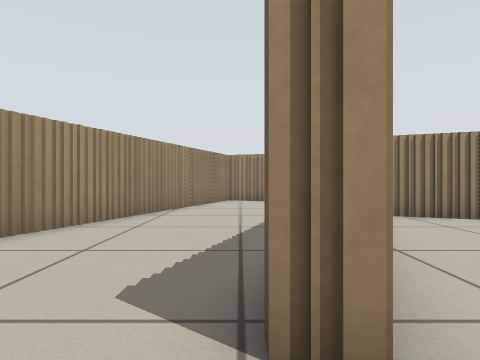
view 1 (above)

15 first-person views from a walk through a world built for the Player/Stage simulator. The camera is 0.45 m above the floor, looks level and sees 75° across. The lines on the ground mark 1 m squares. The floor is counted in squares, 0.5 m on a side. Each view is taken from the middle of a square. On the plan, view 1 faces up. The plan holds only what a view shows up to about 11 squares ahead; the rest is blank. The place goes on beyond the plan. The robots in the file are not drawn.

view 2
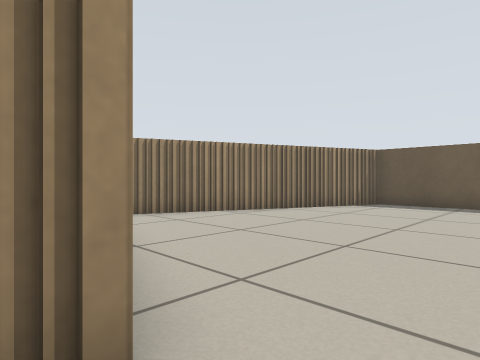

view 3
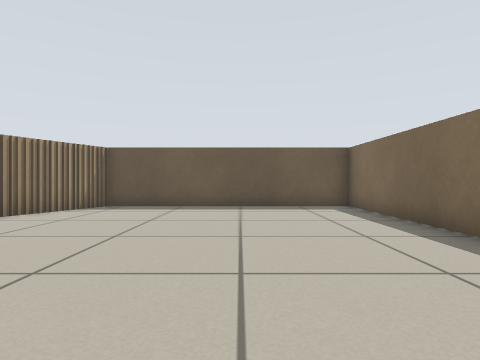

view 4
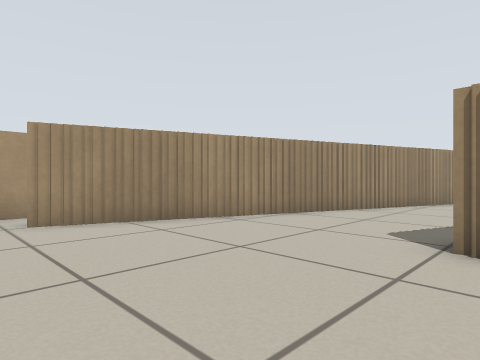

view 5
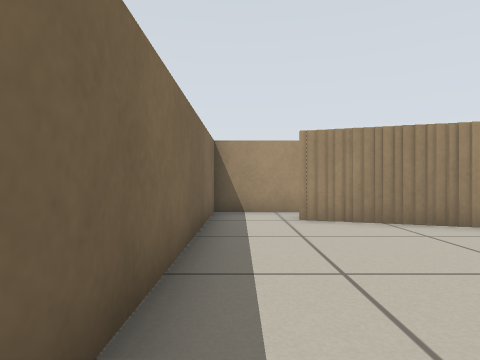

view 6
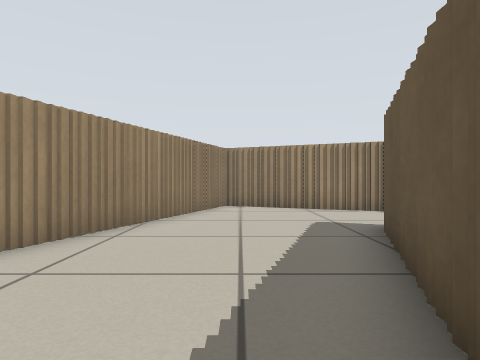

view 7
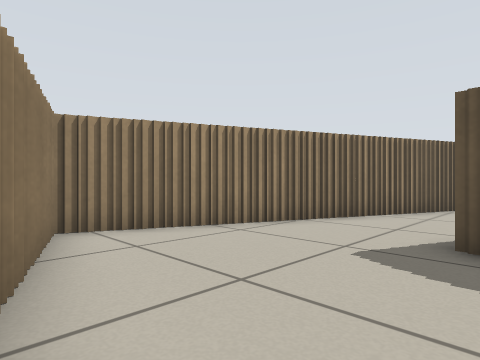

view 8
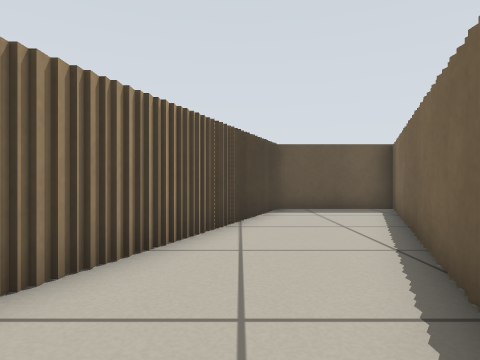

view 9
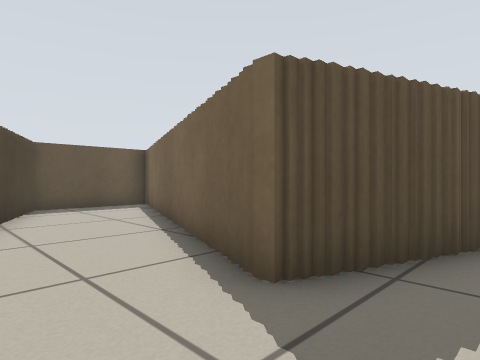

view 10
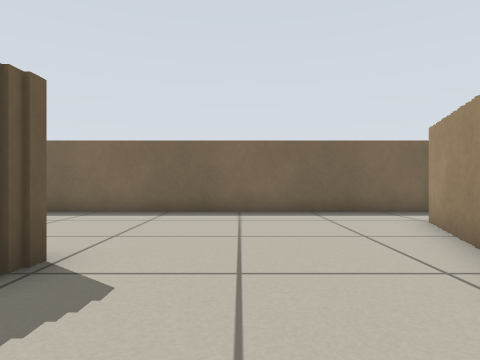

view 11
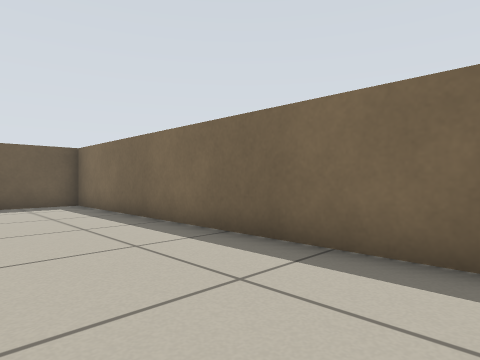

view 12
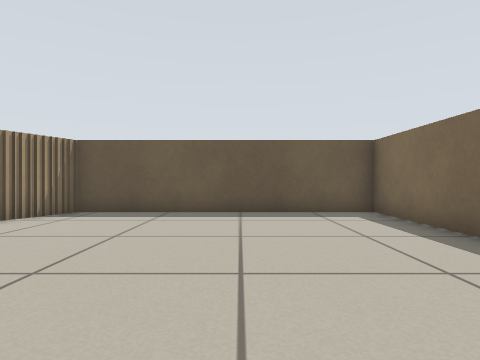

view 13
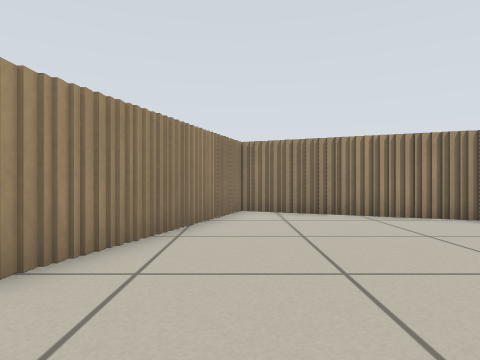

view 14
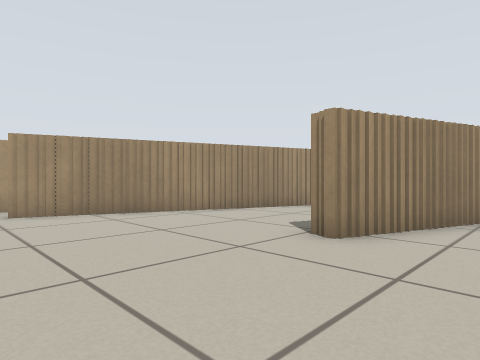

view 15
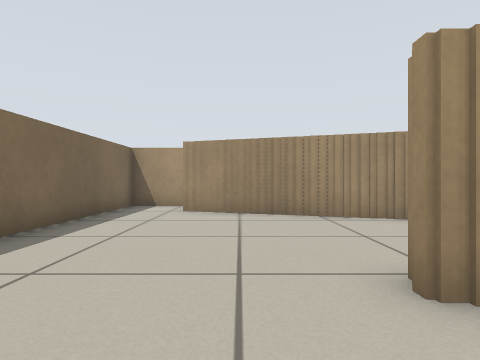

### Floor plan
Points are (right, up) in squares from view 1. A wall is a line through its corners. A room is listed if a view was taken in it or the views show most of it. See-through windows are left out.
Room 1 (views 1, 2, 3, 4, 5, 6, 7, 8, 9, 10, 11, 12, 13, 14, 15)
walls: (1.3, 3.5) (1.3, 2.5); (1.6, 4.4) (1.6, 3.4); (0.9, 2.6) (0.9, 2); (1.2, 4.2) (1.2, 5.1); (1.8, 5) (1.8, 4.4); (0.7, 2.1) (0.7, 1.4) (0.1, 1.4) (0.1, 2.1); (1.4, 5.1) (1.4, 5.6); (1.6, 5.6) (1.6, 6.4); (2.3, 6.2) (2.3, 5.6); (1.9, 6.2) (1.9, 6.9); (2.1, 6.9) (2.1, 7.5); (2.3, 7.4) (2.3, 8.4); (4.5, 7.6) (3.9, 7.6); (5.1, 7.4) (4.4, 7.4); (4, 7.9) (2.9, 7.9); (5.9, 7.1) (5, 7.1); (2.6, 8.2) (2.6, 8.9) (3.4, 8.9); (6.6, 6.8) (5.8, 6.8); (5.1, 7.8) (6, 7.8); (6, 7.4) (6.9, 7.4); (4.6, 8.1) (5.2, 8.1); (3.9, 8.3) (4.6, 8.3); (3.2, 8.6) (3.9, 8.6); (7.5, 6.4) (6.8, 6.4); (6.9, 7.1) (7.4, 7.1); (7.5, 6.9) (8.2, 6.9); (8.4, 6.1) (7.4, 6.1); (9.1, 5.8) (8.2, 5.8); (8.9, 6.3) (9.5, 6.3); (-3.7, 5) (-3.7, 4.2); (-3.5, 6) (-3.5, 4.9); (-4.2, 4.1) (-4.2, 3.1); (-3.2, 6.9) (-3.2, 5.9); (-4.5, 3.2) (-4.5, 2.2); (-2.9, 7.8) (-2.9, 6.8); (10.5, 5.2) (9.6, 5.2); (-4.8, 2.4) (-4.8, 1.4); (-2.6, 8.6) (-2.6, 7.6); (10.5, 5.7) (11, 5.7); (-5.1, 1.5) (-5.1, 0.5); (-2.3, 9.4) (-2.3, 8.5); (11.1, 4.9) (10.4, 4.9); (-1.9, 10.2) (-1.9, 9.4); (-5.5, 0.5) (-5.5, -0.5); (7.6, 10.6) (7, 10.6); (6.2, 11.3) (5.6, 11.3); (7, 11) (6.1, 11); (5.8, 11.5) (5.1, 11.5); (5.2, 11.7) (4.2, 11.7); (11.7, 5.2) (11.7, 8.9); (4.4, 12) (3.5, 12); (8.4, 10.4) (7.6, 10.4); (-1.6, 11.1) (-1.6, 10.2); (-5.8, -0.4) (-5.8, -1.4); (3.2, 12.5) (2.6, 12.5); (2.8, 12.7) (2.1, 12.7); (-1.5, 11.6) (-1.5, 11.1); (-5.9, -1.2) (-5.9, -1.8); (2.1, 13) (1.2, 13); (1.4, 13.3) (0.6, 13.3); (0.8, 13.5) (-0.1, 13.5); (0, 13.8) (-0.6, 13.8); (-7.7, -1.2) (-7.7, -3.7) (11.7, -3.7) (11.7, 4.7) (10.9, 4.7)

Positions as (right, up) in squares from view 1, and headings:
1: (0, 0), facing up
2: (0, 0), facing up-right
3: (1, 0), facing right
4: (1, -3), facing up-left
5: (1, -3), facing left
6: (0, 3), facing up
7: (-2, 8), facing up-right
8: (2, 10), facing right
9: (1, 11), facing down-right
10: (-2, 5), facing down
11: (0, 0), facing down-right
12: (3, 0), facing right
13: (3, -1), facing up
14: (3, -3), facing up-left
15: (3, 0), facing left
